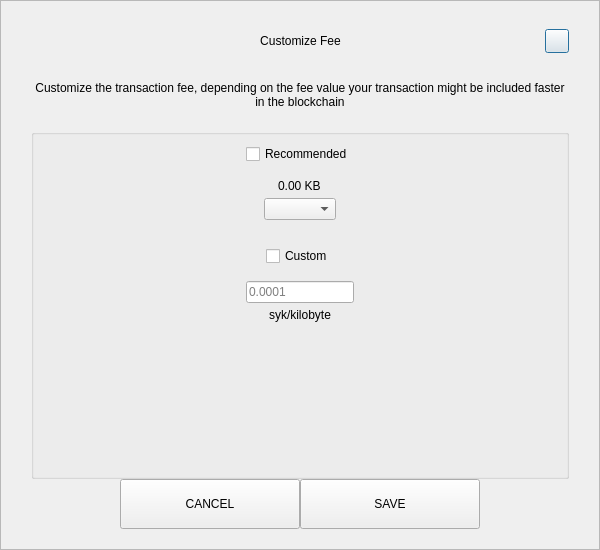
<?xml version="1.0" encoding="UTF-8"?>
<ui version="4.0">
 <class>SendCustomFeeDialog</class>
 <widget class="QDialog" name="SendCustomFeeDialog">
  <property name="geometry">
   <rect>
    <x>0</x>
    <y>0</y>
    <width>600</width>
    <height>550</height>
   </rect>
  </property>
  <property name="windowTitle">
   <string>Form</string>
  </property>
  <layout class="QVBoxLayout" name="verticalLayout_3">
   <property name="spacing">
    <number>0</number>
   </property>
   <property name="leftMargin">
    <number>0</number>
   </property>
   <property name="topMargin">
    <number>0</number>
   </property>
   <property name="rightMargin">
    <number>0</number>
   </property>
   <property name="bottomMargin">
    <number>0</number>
   </property>
   <item>
    <widget class="QFrame" name="frame">
     <property name="styleSheet">
      <string notr="true"/>
     </property>
     <property name="frameShape">
      <enum>QFrame::StyledPanel</enum>
     </property>
     <property name="frameShadow">
      <enum>QFrame::Raised</enum>
     </property>
     <layout class="QVBoxLayout" name="verticalLayout_2">
      <property name="spacing">
       <number>0</number>
      </property>
      <property name="leftMargin">
       <number>30</number>
      </property>
      <property name="topMargin">
       <number>20</number>
      </property>
      <property name="rightMargin">
       <number>30</number>
      </property>
      <property name="bottomMargin">
       <number>20</number>
      </property>
      <item>
       <layout class="QHBoxLayout" name="horizontalLayout_3">
        <property name="spacing">
         <number>0</number>
        </property>
        <item>
         <spacer name="horizontalSpacer_21">
          <property name="orientation">
           <enum>Qt::Horizontal</enum>
          </property>
          <property name="sizeHint" stdset="0">
           <size>
            <width>40</width>
            <height>20</height>
           </size>
          </property>
         </spacer>
        </item>
        <item>
         <widget class="QLabel" name="labelTitle">
          <property name="minimumSize">
           <size>
            <width>0</width>
            <height>40</height>
           </size>
          </property>
          <property name="maximumSize">
           <size>
            <width>16777215</width>
            <height>40</height>
           </size>
          </property>
          <property name="styleSheet">
           <string notr="true">padding-left:24px;</string>
          </property>
          <property name="text">
           <string>Customize Fee</string>
          </property>
          <property name="alignment">
           <set>Qt::AlignCenter</set>
          </property>
          <property name="margin">
           <number>7</number>
          </property>
         </widget>
        </item>
        <item>
         <spacer name="horizontalSpacer">
          <property name="orientation">
           <enum>Qt::Horizontal</enum>
          </property>
          <property name="sizeHint" stdset="0">
           <size>
            <width>40</width>
            <height>20</height>
           </size>
          </property>
         </spacer>
        </item>
        <item>
         <widget class="QPushButton" name="btnEsc">
          <property name="minimumSize">
           <size>
            <width>24</width>
            <height>24</height>
           </size>
          </property>
          <property name="maximumSize">
           <size>
            <width>24</width>
            <height>24</height>
           </size>
          </property>
          <property name="text">
           <string/>
          </property>
         </widget>
        </item>
       </layout>
      </item>
      <item>
       <spacer name="verticalSpacer_2">
        <property name="orientation">
         <enum>Qt::Vertical</enum>
        </property>
        <property name="sizeType">
         <enum>QSizePolicy::Fixed</enum>
        </property>
        <property name="sizeHint" stdset="0">
         <size>
          <width>20</width>
          <height>20</height>
         </size>
        </property>
       </spacer>
      </item>
      <item>
       <widget class="QLabel" name="labelMessage">
        <property name="text">
         <string>Customize the transaction fee, depending on the fee value your transaction might be included faster in the blockchain</string>
        </property>
        <property name="alignment">
         <set>Qt::AlignCenter</set>
        </property>
        <property name="wordWrap">
         <bool>true</bool>
        </property>
       </widget>
      </item>
      <item>
       <spacer name="verticalSpacer_3">
        <property name="orientation">
         <enum>Qt::Vertical</enum>
        </property>
        <property name="sizeType">
         <enum>QSizePolicy::Fixed</enum>
        </property>
        <property name="sizeHint" stdset="0">
         <size>
          <width>20</width>
          <height>20</height>
         </size>
        </property>
       </spacer>
      </item>
      <item>
       <widget class="QGroupBox" name="groupBox">
        <property name="title">
         <string/>
        </property>
        <layout class="QVBoxLayout" name="verticalLayout">
         <property name="leftMargin">
          <number>12</number>
         </property>
         <property name="rightMargin">
          <number>12</number>
         </property>
         <item>
          <layout class="QVBoxLayout" name="verticalLayout_4">
           <property name="spacing">
            <number>5</number>
           </property>
           <item alignment="Qt::AlignHCenter">
            <widget class="QCheckBox" name="checkBoxRecommended">
             <property name="text">
              <string>Recommended</string>
             </property>
            </widget>
           </item>
           <item>
            <spacer name="verticalSpacer_5">
             <property name="orientation">
              <enum>Qt::Vertical</enum>
             </property>
             <property name="sizeType">
              <enum>QSizePolicy::Fixed</enum>
             </property>
             <property name="sizeHint" stdset="0">
              <size>
               <width>20</width>
               <height>10</height>
              </size>
             </property>
            </spacer>
           </item>
           <item alignment="Qt::AlignHCenter">
            <widget class="QLabel" name="labelFee">
             <property name="text">
              <string>0.00 KB</string>
             </property>
            </widget>
           </item>
           <item alignment="Qt::AlignHCenter">
            <widget class="QComboBox" name="comboBoxRecommended"/>
           </item>
          </layout>
         </item>
         <item>
          <spacer name="verticalSpacer">
           <property name="orientation">
            <enum>Qt::Vertical</enum>
           </property>
           <property name="sizeType">
            <enum>QSizePolicy::Fixed</enum>
           </property>
           <property name="sizeHint" stdset="0">
            <size>
             <width>20</width>
             <height>20</height>
            </size>
           </property>
          </spacer>
         </item>
         <item>
          <layout class="QVBoxLayout" name="verticalLayout_5">
           <property name="spacing">
            <number>5</number>
           </property>
           <item alignment="Qt::AlignHCenter">
            <widget class="QCheckBox" name="checkBoxCustom">
             <property name="text">
              <string>Custom</string>
             </property>
            </widget>
           </item>
           <item>
            <spacer name="verticalSpacer_6">
             <property name="orientation">
              <enum>Qt::Vertical</enum>
             </property>
             <property name="sizeType">
              <enum>QSizePolicy::Fixed</enum>
             </property>
             <property name="sizeHint" stdset="0">
              <size>
               <width>20</width>
               <height>10</height>
              </size>
             </property>
            </spacer>
           </item>
           <item alignment="Qt::AlignHCenter">
            <widget class="QLineEdit" name="lineEditCustomFee">
             <property name="placeholderText">
              <string notr="true">0.0001</string>
             </property>
            </widget>
           </item>
           <item alignment="Qt::AlignHCenter">
            <widget class="QLabel" name="labelCustomFee">
             <property name="text">
              <string>syk/kilobyte</string>
             </property>
            </widget>
           </item>
          </layout>
         </item>
         <item>
          <spacer name="verticalSpacer_4">
           <property name="orientation">
            <enum>Qt::Vertical</enum>
           </property>
           <property name="sizeHint" stdset="0">
            <size>
             <width>20</width>
             <height>40</height>
            </size>
           </property>
          </spacer>
         </item>
        </layout>
       </widget>
      </item>
      <item>
       <layout class="QHBoxLayout" name="horizontalLayout" stretch="1,2,2,1">
        <item>
         <spacer name="horizontalSpacer1">
          <property name="orientation">
           <enum>Qt::Horizontal</enum>
          </property>
          <property name="sizeHint" stdset="0">
           <size>
            <width>40</width>
            <height>20</height>
           </size>
          </property>
         </spacer>
        </item>
        <item>
         <widget class="QPushButton" name="btnCancel">
          <property name="minimumSize">
           <size>
            <width>180</width>
            <height>50</height>
           </size>
          </property>
          <property name="focusPolicy">
           <enum>Qt::NoFocus</enum>
          </property>
          <property name="text">
           <string>CANCEL</string>
          </property>
         </widget>
        </item>
        <item>
         <widget class="QPushButton" name="btnSave">
          <property name="minimumSize">
           <size>
            <width>180</width>
            <height>50</height>
           </size>
          </property>
          <property name="focusPolicy">
           <enum>Qt::NoFocus</enum>
          </property>
          <property name="text">
           <string>SAVE</string>
          </property>
         </widget>
        </item>
        <item>
         <spacer name="horizontalSpacer_2">
          <property name="orientation">
           <enum>Qt::Horizontal</enum>
          </property>
          <property name="sizeHint" stdset="0">
           <size>
            <width>40</width>
            <height>20</height>
           </size>
          </property>
         </spacer>
        </item>
       </layout>
      </item>
     </layout>
    </widget>
   </item>
  </layout>
 </widget>
 <resources/>
 <connections/>
</ui>
